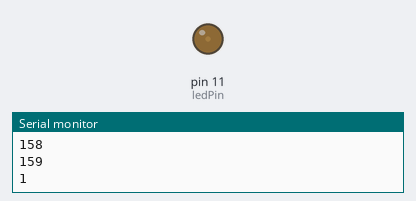
This sketch was run on a simulated Arduino Uno, built with avr-gcc and run on an emulated ATmega328P. On the bench: output pins drawn as LEDs (lit = HIGH), the last lines printed to the serial monitor. Random numbers use the default seed unless the sketch sets one.

Above: at 0.75 s.
At 8.25 s:
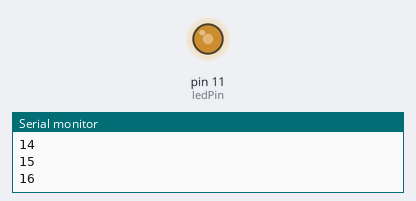
At 18.75 s:
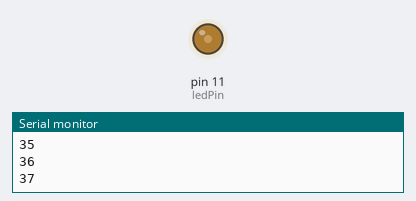
At 39.1 s:
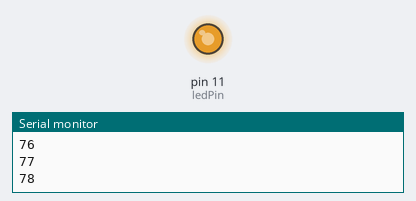
Timing chart, 0 to 40.0 s (numbered marks = the images above):
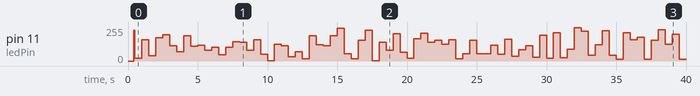

The sketch:

ledSquenceMillis.ino
```cpp
int counter = 0;

long pMillis = 0;

int interval = 500;

const int ledPin = 11;

const int seqLength = 100;
int ledSequence[seqLength];

void setup() {
  // put your setup code here, to run once:
  Serial.begin(9600);
  pinMode(ledPin,OUTPUT);

  for(int i = 0; i < seqLength; i++){
      ledSequence[i] = random(0,255);
      Serial.println(ledSequence[i]);
  }

}

void loop() {
  // put your main code here, to run repeatedly:
  if (millis() - pMillis >= interval) {
    pMillis = millis();
    counter++;
    Serial.println(counter);
  }

  if(counter >= seqLength){
    counter = 0;
  }

  analogWrite(ledPin, ledSequence[counter]);


}
```

Measured:
- by itself, pin 11 (ledPin): 0/255 → 232/255 at 0.41 s, → 19/255 0.09 s later, → 158/255 0.50 s later, → 38/255 0.50 s later, … (80 changes in this stretch)
